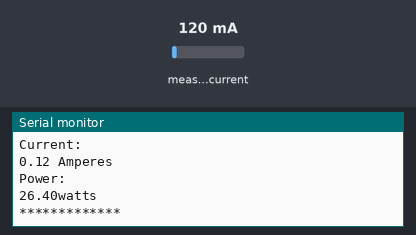
Simulated run of this sketch. Board: ESP8266 (NodeMCU). Shown: the last lines printed to the serial monitor. The inputs (shaded band) are chosen by the test bench; at power-on: measured current 120 mA. WiFi joins after 1.5 s; servers stay silent unless stated.

Above: at 4.0 s.
4.1 s: measured current set to 40 mA
At 5.9 s:
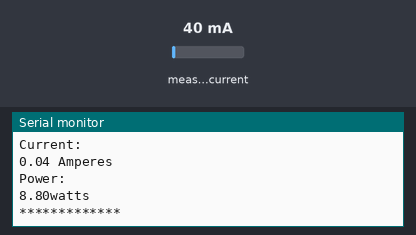
6.0 s: measured current set to 500 mA
At 9.6 s:
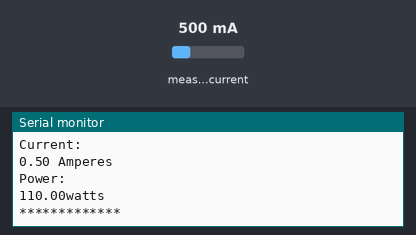
Timing chart, 0 to 11.1 s (numbered marks = the images above; inputs shaded):
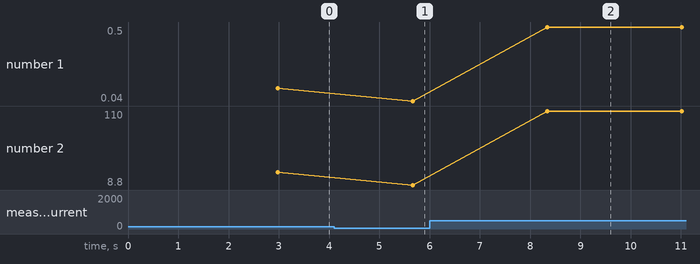

The sketch:

SMART_HOME_ENERGY_METERING_SYSTEM.ino
```cpp
#include <ESP8266WiFi.h>
#include <WiFiClient.h>
#include <BlynkSimpleEsp8266.h>
#include <ThingSpeak.h>
//#define led 4
#define D2 2
#define led D2

char auth[]="dtsihcCnvOCd1ZrAhdhpFn0iwTBpuqcB";
char ssid[]="Nzapa";
char pass[]="012345678";
WiFiClient client;

#include "EmonLib.h"             // Including Emon Library
EnergyMonitor emon1;
#include <WiFiClient.h>
#include <BlynkSimpleEsp8266.h>

unsigned long myChannelNumber=1386040;
const char*myWriteAPIkey= "TBAM369ZPB170VKM";
const char*server="api.thingspeak.com";
void updateThingSpeak(float I, float P ){
  ThingSpeak.setField(1,I);
  ThingSpeak.setField(2,P);
  ThingSpeak.writeFields(myChannelNumber,myWriteAPIkey);
}


void setup(){

    Serial.begin(9600);
    delay(1000);
    Blynk.begin(auth,ssid,pass);
    emon1.current(0,30); // Current calibration.
    emon1.voltage(2,250,2);// voltage

    WiFi.mode(WIFI_STA);
    ThingSpeak.begin(client);
    //pinMode(buttonPin,INPUT);
    pinMode(led, OUTPUT);
}

void loop()
{
  digitalWrite(led, HIGH);
  //delay(2000);
  //digitalWrite(led, LOW);


  double Irms = emon1.calcIrms(1480);  // Calculating current

  Serial.println("Current: ");
  Serial.print(Irms); // Irms
  Serial.println(" Amperes");
  Serial.println("Power: ");

  Serial.print(Irms*220); // Apparent power

  Serial.println("watts");
  Serial.println("*************");

  delay(2000);

  Blynk.run();

  WidgetLCD lcd(V0);
  const int analogInPin = A0;  // ESP8266 Analog Pin ADC0 = A0

  Blynk.run();
  lcd.print(0,0,"Power: ");
  lcd.print(7, 0,Irms*220);
  lcd.print(12,0,"Watts");

  lcd.print(1,1,"Current: ");
  lcd.print(7, 1,Irms);
  lcd.print(12,1,"Amperes");
  if(client.connect(server,80))
  {
    updateThingSpeak(Irms,Irms*220);

}

}
```

Measured:
- after the input at 4.1 s, the serial monitor: prints a new line after 1.6 s (image 1)
- after the input at 6.0 s, the serial monitor: prints a new line after 2.3 s (image 2)
- plotted number 1: 0.12 → 0.04 after the input at 4.1 s, 0.04 → 0.5 after the input at 6.0 s
- plotted number 2: 26.4 → 8.8 after the input at 4.1 s, 8.8 → 110 after the input at 6.0 s
